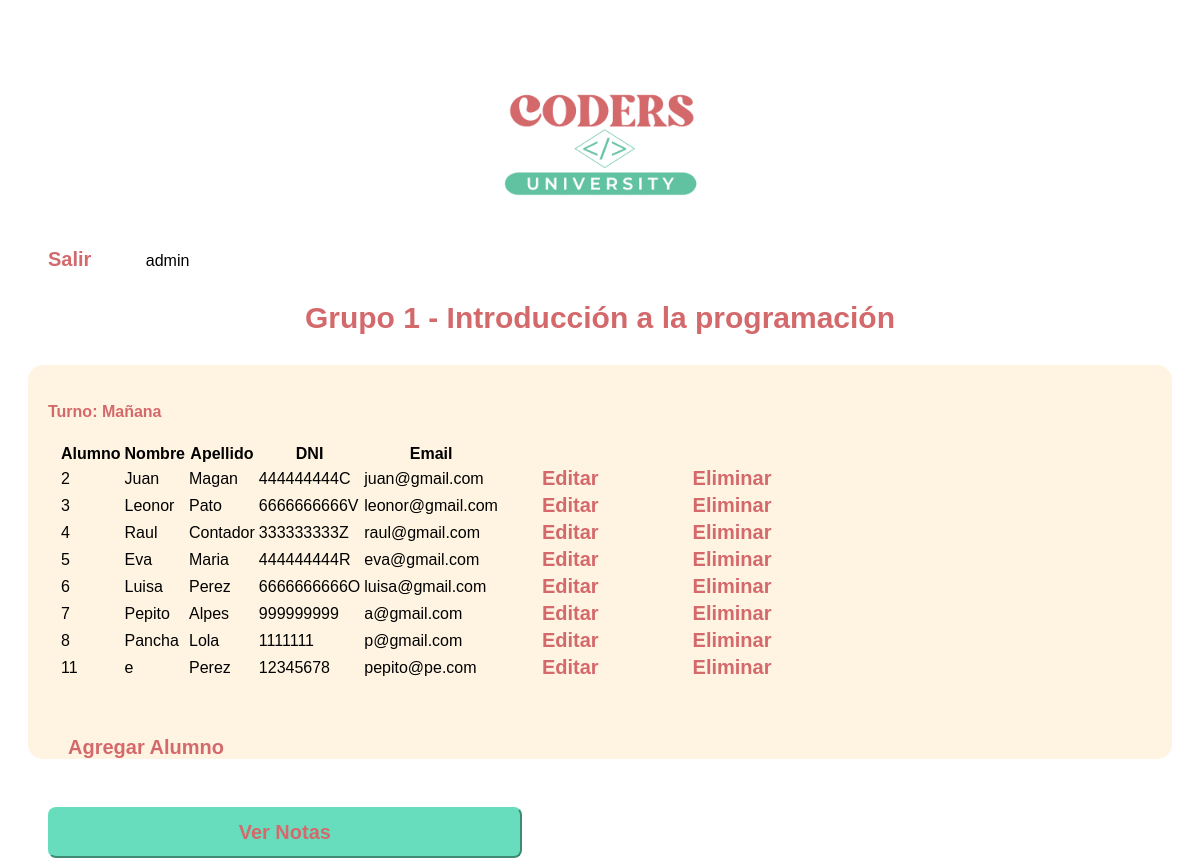
The app's page / (signed in), older data.
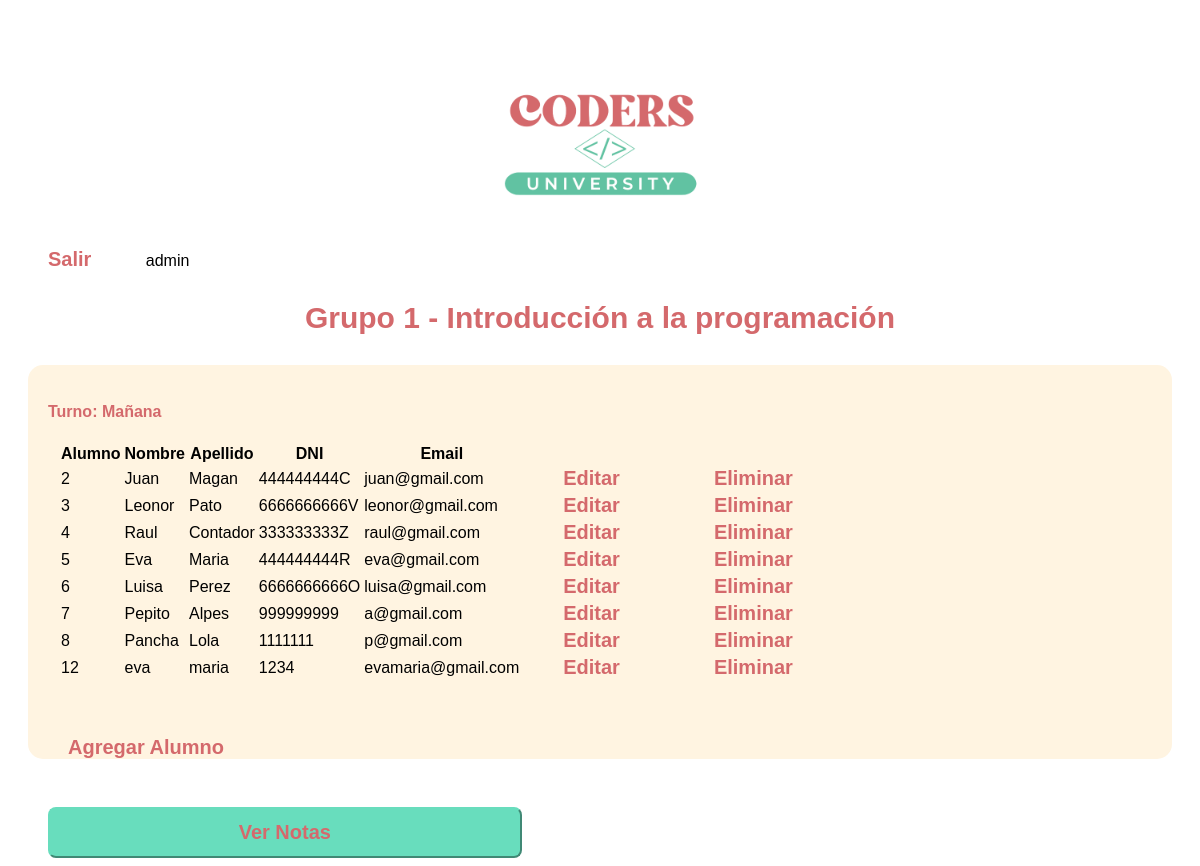
The same page, newer data.
### webProyecto2app/models.py (models this page shows, shortened)
class Alumno(models.Model):
    nombre = models.CharField(max_length=255)
    apellido = models.CharField(max_length=255)
    dni = models.CharField(max_length=255)
    email = models.EmailField()

### webProyecto2app/views.py (the view)
# urls.py: path('', datosAlumnos, name='listaDatosAlumnos'), #rutaDatosAlumnos/
@login_required
def datosAlumnos(request):
    nro_alumnos = Alumno.objects.count()
    alumno = Alumno.objects.all()
    return render(request, 'datosAlumnos.html', {'nro_alumnos': nro_alumnos, 'alumno': alumno})

### webProyecto2app/templates/datosAlumnos.html (shortened to what this page needs)
{% load static %}
<!DOCTYPE html>
<html lang="en">
<head>
   <link href="{% static 'css/style.css' %}" rel="stylesheet" media="all" type="text/css">
</head>
<body>
    <div class="containerCalificaciones">
            <article class="logoCal">
                <img src="{% static 'img/logo.png' %}">
                        <a href="{% url 'enlaceSalir' %}">Salir</a>
                         {{ user.username }}
                <h3>Grupo 1 - Introducción a la programación</h3>
            </article>
    </div>
            <div class="containerTabla"><br>
                <h4>Turno: Mañana</h4>
                    <table class="InfoGrupo">
            <thead class="TitulosGrupo1">
            <tr>
                <th>Alumno</th>
                <th>Nombre</th>
                <th>Apellido</th>
                <th>DNI</th>
                <th>Email</th>
            </tr>
            </thead>
            <tbody>
             {% for x in alumno %}
            <tr>
                <td>{{x.id}}</td>
                <td>{{x.nombre}}</td>
                <td>{{x.apellido}}</td>
                <td>{{x.dni}}</td>
                <td>{{x.email}}</td>
                <td><a href="rutaEditarAlumno/{{x.id}}">Editar</a></td>
                <td><a href="rutaEliminarAlumno/{{x.id}}">Eliminar</a></td>
            </tr>
            {% endfor %}
            </tbody>
        </table>
                <br><br><br>
                <a href="{% url 'agregarNuevo' %}">Agregar Alumno</a>
            </div>
    <a href="{% url 'enlaceDatosCalificaciones' %}">
    <button>Ver Notas</button> </a>
</body>
</html>

Row changes from the older to the newer data that the page shows:
removed Alumno: id "11", nombre "e", apellido "Perez", dni "12345678", email "pepito@pe.com"
added Alumno: id "12", nombre "eva", apellido "maria", dni "1234", email "evamaria@gmail.com"
